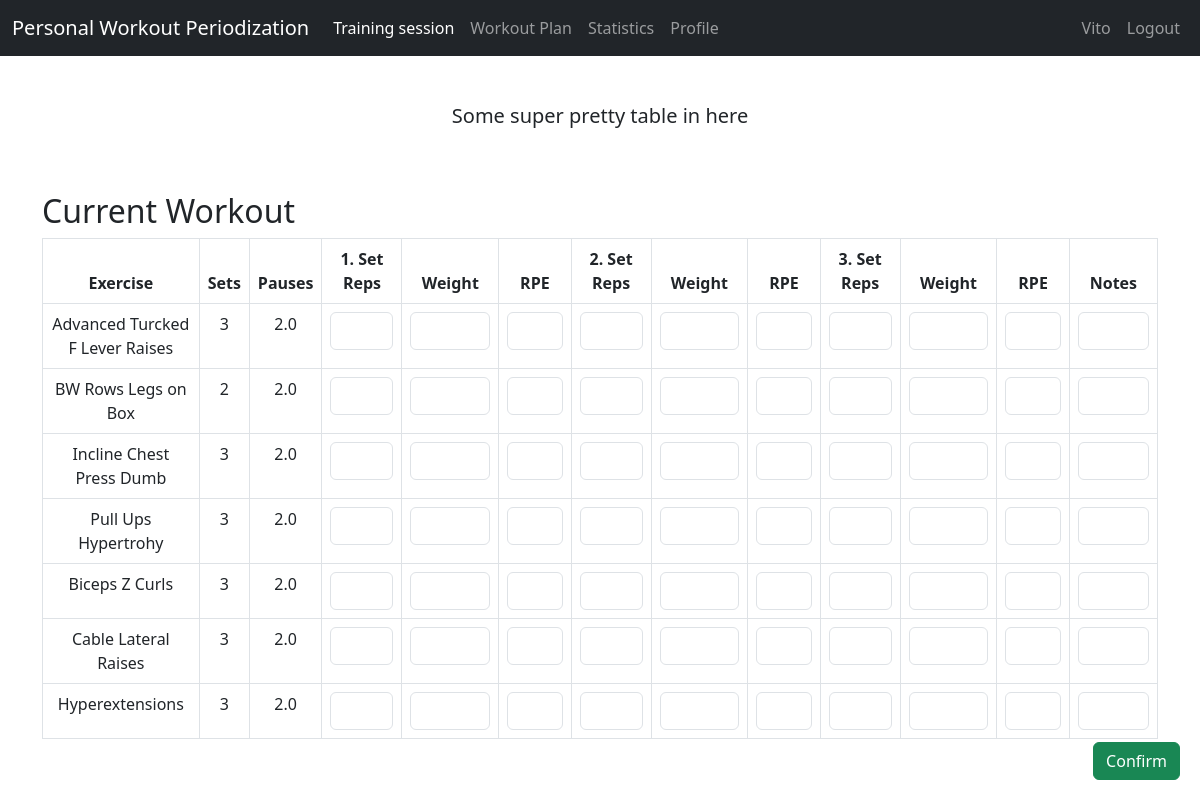
The app's page /training_session (signed in) with its own data.
### server.py (models this page shows, shortened)
class User(UserMixin, db.Model):
    __tablename__ = "users"
    id = Column(Integer, primary_key=True)
    username = Column(String(100), unique=True, nullable=False)
    password = Column(String(100), nullable=False)
    age = Column(Integer, unique=False, nullable=False)
    weight = Column(Float, nullable=False)
    mesocycles = Column(Integer, nullable=True)

### tables this page shows
CREATE TABLE Vito_M1_0 (
                    id INTEGER PRIMARY KEY,
                    exercise TEXT NOT NULL,
                    sets INTEGER,
                    pauses FLOAT,
                    first_set INTEGER,
                    weight_first_set FLOAT,
                    rpe_first_set FLOAT,
                    second_set INTEGER,
                    weight_second_set FLOAT,
                    rpe_second_set FLOAT,
                    third_set INTEGER, 
                    weight_third_set FLOAT,
                    rpe_third_set FLOAT,
                    notes TEXT
                );

### server.py (the view)
@app.route('/training_session', methods=["GET", "POST"])
@login_required
def training_session():
    connection = db.session.connection()
    inspect_db_names = inspect(db.engine)
    tables = inspect_db_names.get_table_names()
    any_string_contains_word = [item for item in tables if f"{current_user.username}_M1_0" in item]
    amount_of_tables_curr_meso = len(any_string_contains_word)
    sql_query = text(f"""
    SELECT exercise, sets, pauses FROM Vito_M1_0
    """)
    execute_sql = connection.execute(sql_query)
    if request.method == "POST":
        form_data = request.form
        for key, value in form_data.items():
            print(f'{key}: {value}')
        return redirect(url_for('training_session'))
    return render_template('training_session.html',
                            exercises_meso_one=execute_sql
                            )

### server.py (called while the page is built)
@login_manager.user_loader
def load_user(user_id):
    return User.query.get(int(user_id))

### templates/training_session.html (shortened to what this page needs)
<!DOCTYPE html>
<html lang="en">
<head>
  <link href="https://cdn.jsdelivr.net/npm/bootstrap@5.3.0-alpha2/dist/css/bootstrap.min.css" rel="stylesheet"
>
  <link rel="stylesheet" href="https://cdn.jsdelivr.net/npm/@docsearch/css@3">
</head>
<body>
<div class="p-5">
  <nav class="navbar navbar-expand-lg fixed-top navbar-dark bg-dark" aria-label="Main navigation">
    <div class="container-fluid">
        <a class="navbar-brand" href="{{ url_for('home') }}">Personal Workout Periodization</a>
        <div class="collapse navbar-collapse" id="navbarCollapse">
            <ul class="navbar-nav me-auto mb-2 mb-md-0">
                <li class="nav-item">
                    <a class="nav-link active" aria-current="page" href="#">Training session</a>
                </li>
                <li class="nav-item">
                    <a class="nav-link" href="{{ url_for('workout_plan_page')}}">Workout Plan</a>
                </li>
                <li class="nav-item">
                    <a class="nav-link" href="#">Statistics</a>
                </li>
                <li class="nav-item">
                    <a class="nav-link" href="#">Profile</a>
                </li>
            </ul>
            <ul class="navbar-nav ms-auto">
                {% if current_user.is_authenticated %}
                <li class="nav-item">
                    <a class="nav-link" href="#">{{ current_user.username }}</a>
                </li>
                <li class="nav-item">
                    <a class="nav-link" href="{{ url_for('logout') }}">Logout</a>
                </li>
                {% endif %}
            </ul>
        </div>
    </div>
</nav>
</div>
<div class="container-fluid p-2 text-center">
  <h5>Some super pretty table in here</h5>
</div>
<div class="container">
  <h2 class="mt-5">Current Workout</h2>
  <form action="{{ url_for('training_session') }}" method="post" id="dataForm">
      <table class="table table-bordered text-center">
          <thead>
              <tr>
                  <th>Exercise</th>
                  <th>Sets</th>
                  <th>Pauses</th>
                  <th>1. Set Reps</th>
                  <th>Weight</th>
                  <th>RPE</th>
                  <th>2. Set Reps</th>
                  <th>Weight</th>
                  <th>RPE</th>
                  <th>3. Set Reps</th>
                  <th>Weight</th>
                  <th>RPE</th>
                  <th>Notes</th>
              </tr>
          </thead>
          <tbody>
              {% for row in exercises_meso_one %}
              <tr>
                  <td>{{ row.exercise }}</td>
                  <td>{{ row.sets }}</td>
                  <td>{{ row.pauses }}</td>
                  <td><input type="text" name="first_set_reps_{{ loop.index }}" class="form-control"></td>
                  <td><input type="text" name="weight_1_{{ loop.index }}" class="form-control"></td>
                  <td><input type="text" name="rpe_1_{{ loop.index }}" class="form-control"></td>
                  <td><input type="text" name="second_set_reps_{{ loop.index }}" class="form-control"></td>
                  <td><input type="text" name="weight_2_{{ loop.index }}" class="form-control"></td>
                  <td><input type="text" name="rpe_2_{{ loop.index }}" class="form-control"></td>
                  <td><input type="text" name="third_set_reps_{{ loop.index }}" class="form-control"></td>
                  <td><input type="text" name="weight_3_{{ loop.index }}" class="form-control"></td>
                  <td><input type="text" name="rpe_3_{{ loop.index }}" class="form-control"></td>
                  <td><input type="text" name="notes_{{ loop.index }}" class="form-control"></td>
              </tr>
              {% endfor %}
          </tbody>
      </table>
      <div style="position: fixed; bottom: 20px; right: 20px;">
          <button type="submit" class="btn btn-success">Confirm</button>
      </div>
  </form>
</div>
</body>
</html>

### records on screen
User: username "Vito"
Vito_M1_0: exercise "Advanced Turcked F Lever Raises", sets "3", pauses "2.0"
Vito_M1_0: exercise "BW Rows Legs on Box", sets "2", pauses "2.0"
Vito_M1_0: exercise "Incline Chest Press Dumb", sets "3", pauses "2.0"
Vito_M1_0: exercise "Pull Ups Hypertrohy", sets "3", pauses "2.0"
Vito_M1_0: exercise "Biceps Z Curls", sets "3", pauses "2.0"
Vito_M1_0: exercise "Cable Lateral Raises", sets "3", pauses "2.0"
Vito_M1_0: exercise "Hyperextensions", sets "3", pauses "2.0"
